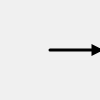
Frame 1 (no input)
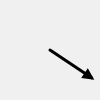
Frame 60 (no input)
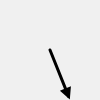
Frame 120 (the mouse pressed at the canvas centre since frame 60)

The p5.js sketch that drew these frames (run headless with seeded random() and noise() and a simulated clock; from frame 60 on, the mouse is pressed at the canvas centre):

// p5.js sketch
// ── sketch.js
let angle = 0;

function setup() {
	createCanvas(100, 100);
}

// blue vector is the normalized version of the red vector multipled by 35
// notice you can never shrink the blue vector to zero
function draw() {
  background(240);

  let v0 = createVector(50,50);
  let v1 = createVector(50, 0);

  drawArrow(v0,v1.rotate(angle),'black');
  angle += 0.01;
}

// draws arrow between two vectors
function drawArrow(vec0, vec1, myColor) {
  stroke(myColor);
  strokeWeight(3);
  fill(myColor);
  push();
  translate(vec0.x, vec0.y);
  line(0, 0, vec1.x, vec1.y);
  rotate(vec1.heading());
  let arrowSize = 7;
  translate(vec1.mag() - arrowSize,0);
  triangle(0, arrowSize / 2, 0, -arrowSize / 2, arrowSize, 0);
  pop();
}
